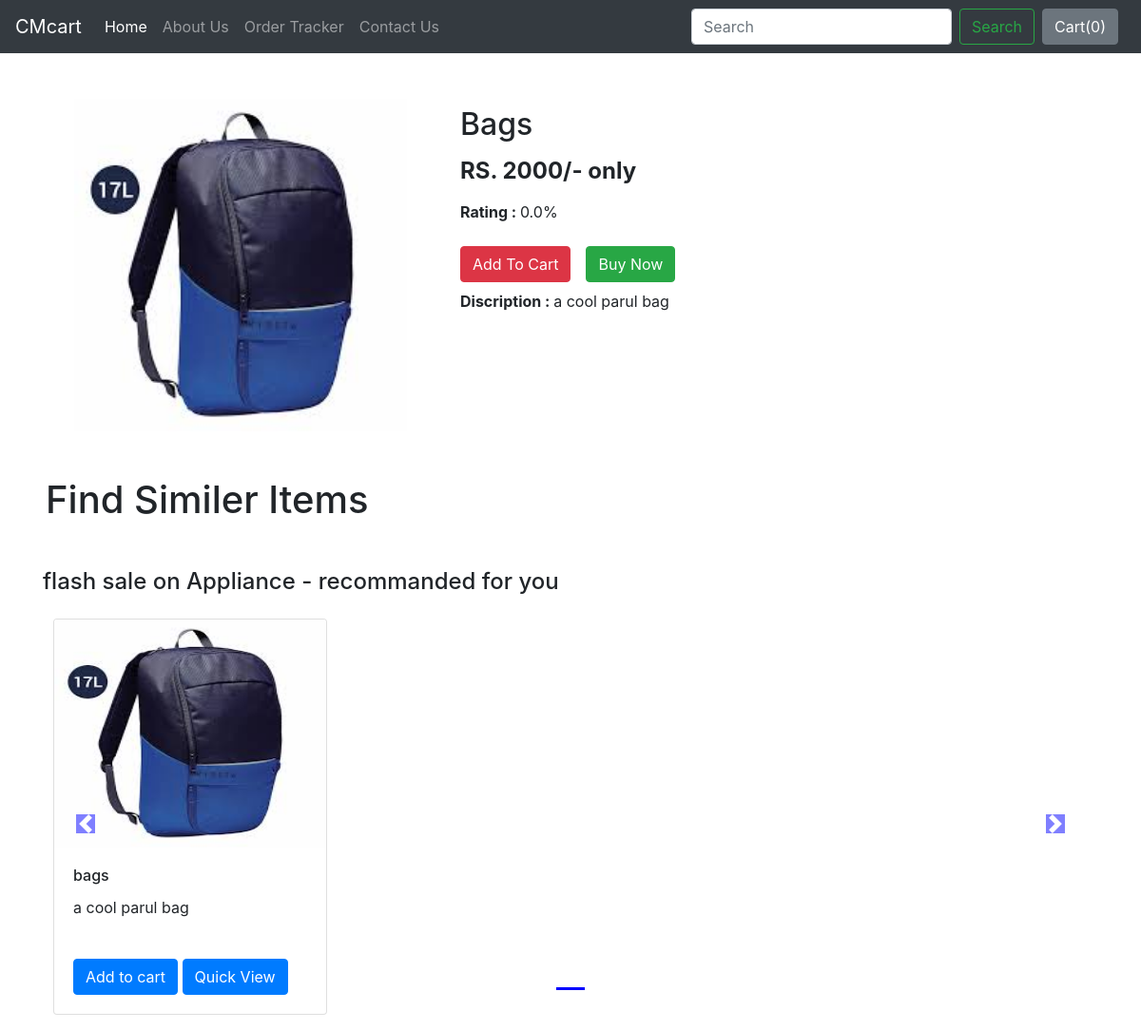
Screenshot of /shop/product/2 with the database file from the repository.
### shop/models.py (models this page shows)
class Product(models.Model):
    product_id = models.AutoField
    product_name = models.CharField( max_length =  50)
    product_category = models.CharField(max_length = 50 , default = '')
    product_sub_category = models.CharField(max_length = 50 , default = '')
    product_prize = models.IntegerField(default=0)
    product_pub_date = models.DateField()
    product_disc = models.CharField( max_length = 300)
    product_image = models.ImageField(default='', upload_to="shop/image")
    product_rating = models.FloatField(max_length= 5.0 , default= 0.0 )
    def __str__(self) :
        return self.product_name

### shop/views.py (the view)
# urls.py: path('product/<int:id>', views.ProductView, name="productView"),
def ProductView(request, id):
    product = Product.objects.filter(id=id)
    prodcat = product[0].product_category
    simiprod = Product.objects.filter(product_category=prodcat)
    print(simiprod)
    n = len(simiprod)
    n_slide = n//4 + ceil(n/4 - n//4)
    params = {'product':product[0], 'simiprod' : [[simiprod,range(1,n_slide), n_slide ], ] }
    return render(request,'shop/product.html',params)

### shop/templates/shop/product.html (shortened to what this page needs)
{% extends "shop/basic.html"  %}
{% block body %}
<div class="container-fluid">
    <div class="row  mx-5 my-5 ">
        <div class="col-md-4" >
            <img src="/media/{{product.product_image}}" id="prodImg" />
        </div>
        <div class="col-md-8" >
            <div class="row my-2 mx-5">
                <h2>{{product.product_name|title}}</h2>
            </div>
            <div class="row my-2 mx-5 ">
                <h4><b>RS. {{product.product_prize}}/- only</b></h4>
            </div>
            <div class="row  mx-5 ">
                <p><b>Rating : </b>{{product.product_rating}}%</p>
            </div>
            <div class="row my-2 mx-5 ">
                <button class="btn btn-info btn-danger cart  ">  Add To Cart  </button>
                <a href="/shop/checkout/{{product.id}}"><button class="btn btn-success mx-3">  Buy Now  </button></a>
            </div>
            <div class="row my-2 mx-5 my-1">
                <p><b>Discription : </b>{{product.product_disc}}</p>
            </div>
        </div>
    </div>
</div>
<h1 class="mx-5 my-5">Find Similer Items</h1>
<div class="container">
        {% for product , range , n_side in simiprod %}
        <h4 calss="my-4"> flash sale on {{ product.0.product_category }} - recommanded for you </h4>
        <div CLass="row">
        <div id="demo{{ forloop.counter }}" class="col carousel slide my-3" data-ride="carousel">
            <ul class="carousel-indicators">
                <li data-target="#demo{{ forloop.counter }}" data-slide-to="0" class="active"></li>
            </ul>
            <div class="carousel-item active">
                {% for i in product %}
                <div class="col-xs-3 col-sm-3 col-md-3">
                    <div class="card" style="width: 18rem;">
                        <img src='/media/{{ i.product_image }}' class="card-img-top" alt="...">
                        <div class="card-body">
                            <h6 class="card-title">{{i.product_name}}</h6>
                            <p class="card-text">{{ i.product_disc }}</p>
                            <button id="pr{{i.id}}" class="btn btn-primary cart">Add to cart</button>
                            <a href="/shop/product/{{ i.id }}"> <button id="qv{{i.id}}" class="btn btn-primary">Quick View</button></a>
                        </div>
                    </div>
                </div>
                {% endfor %}
            </div>
        </div>
            <a class="carousel-control-prev" href="#demo{{ forloop.counter }}" data-slide="prev">
                <span class="carousel-control-prev-icon"></span>
            </a>
            <a class="carousel-control-next" href="#demo{{ forloop.counter }}" data-slide="next">
                <span class="carousel-control-next-icon"></span>
            </a>
        </div>
        {% endfor %}
    </div>
{% endblock %}

### rows the page displays
Product: product_image (picture), product_name "Bags", product_prize "2000", product_rating "0.0", product_disc "a cool parul bag", product_category "Appliance", product_name "bags"
